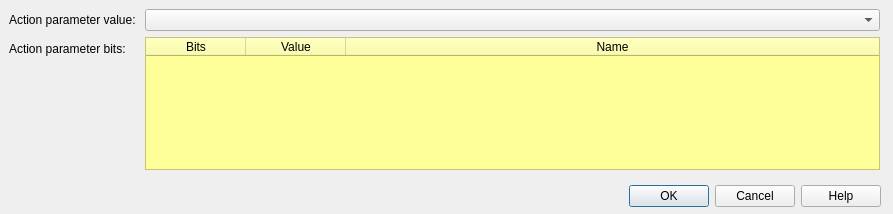
<?xml version="1.0" encoding="UTF-8"?>
<ui version="4.0">
 <class>CDlgActionParam</class>
 <widget class="QDialog" name="CDlgActionParam">
  <property name="geometry">
   <rect>
    <x>0</x>
    <y>0</y>
    <width>893</width>
    <height>214</height>
   </rect>
  </property>
  <property name="windowTitle">
   <string>Action parameters</string>
  </property>
  <property name="modal">
   <bool>false</bool>
  </property>
  <widget class="QDialogButtonBox" name="buttonBox">
   <property name="geometry">
    <rect>
     <x>10</x>
     <y>180</y>
     <width>871</width>
     <height>32</height>
    </rect>
   </property>
   <property name="orientation">
    <enum>Qt::Horizontal</enum>
   </property>
   <property name="standardButtons">
    <set>QDialogButtonBox::Cancel|QDialogButtonBox::Help|QDialogButtonBox::Ok</set>
   </property>
  </widget>
  <widget class="QWidget" name="formLayoutWidget">
   <property name="geometry">
    <rect>
     <x>9</x>
     <y>9</y>
     <width>871</width>
     <height>161</height>
    </rect>
   </property>
   <layout class="QFormLayout" name="formLayout">
    <item row="0" column="0">
     <widget class="QLabel" name="labelValueList">
      <property name="text">
       <string>Action parameter value: </string>
      </property>
     </widget>
    </item>
    <item row="0" column="1">
     <widget class="QComboBox" name="comboValues">
      <property name="enabled">
       <bool>true</bool>
      </property>
     </widget>
    </item>
    <item row="1" column="1">
     <widget class="QTableWidget" name="tableWidgetBits">
      <property name="autoFillBackground">
       <bool>false</bool>
      </property>
      <property name="styleSheet">
       <string notr="true">background-color: rgb(255, 255, 153);</string>
      </property>
      <property name="selectionMode">
       <enum>QAbstractItemView::SingleSelection</enum>
      </property>
      <property name="showGrid">
       <bool>true</bool>
      </property>
      <attribute name="horizontalHeaderStretchLastSection">
       <bool>true</bool>
      </attribute>
      <column>
       <property name="text">
        <string>Bits</string>
       </property>
       <property name="textAlignment">
        <set>AlignCenter</set>
       </property>
       <property name="background">
        <color>
         <red>98</red>
         <green>160</green>
         <blue>234</blue>
        </color>
       </property>
       <property name="foreground">
        <brush brushstyle="NoBrush">
         <color alpha="255">
          <red>0</red>
          <green>0</green>
          <blue>0</blue>
         </color>
        </brush>
       </property>
      </column>
      <column>
       <property name="text">
        <string>Value</string>
       </property>
       <property name="textAlignment">
        <set>AlignCenter</set>
       </property>
       <property name="background">
        <color>
         <red>98</red>
         <green>160</green>
         <blue>234</blue>
        </color>
       </property>
      </column>
      <column>
       <property name="text">
        <string>Name</string>
       </property>
       <property name="background">
        <color>
         <red>98</red>
         <green>160</green>
         <blue>234</blue>
        </color>
       </property>
      </column>
     </widget>
    </item>
    <item row="1" column="0">
     <widget class="QLabel" name="labelBitList">
      <property name="text">
       <string>Action parameter bits: </string>
      </property>
     </widget>
    </item>
   </layout>
  </widget>
 </widget>
 <resources/>
 <connections>
  <connection>
   <sender>buttonBox</sender>
   <signal>accepted()</signal>
   <receiver>CDlgActionParam</receiver>
   <slot>accept()</slot>
   <hints>
    <hint type="sourcelabel">
     <x>248</x>
     <y>254</y>
    </hint>
    <hint type="destinationlabel">
     <x>157</x>
     <y>274</y>
    </hint>
   </hints>
  </connection>
  <connection>
   <sender>buttonBox</sender>
   <signal>rejected()</signal>
   <receiver>CDlgActionParam</receiver>
   <slot>reject()</slot>
   <hints>
    <hint type="sourcelabel">
     <x>316</x>
     <y>260</y>
    </hint>
    <hint type="destinationlabel">
     <x>286</x>
     <y>274</y>
    </hint>
   </hints>
  </connection>
 </connections>
</ui>
